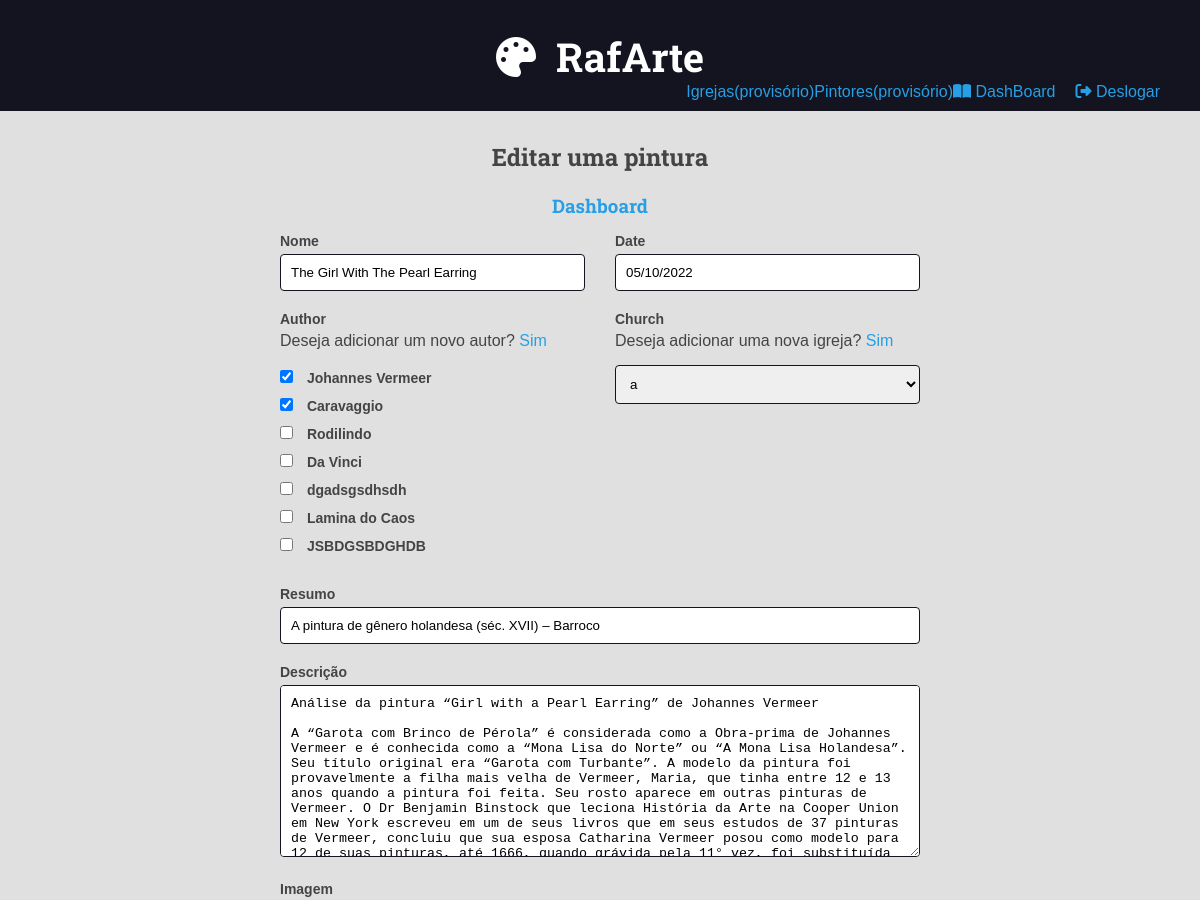
/user/painting/2/edit/ (signed in, upper part), run on an earlier commit of the app's database.
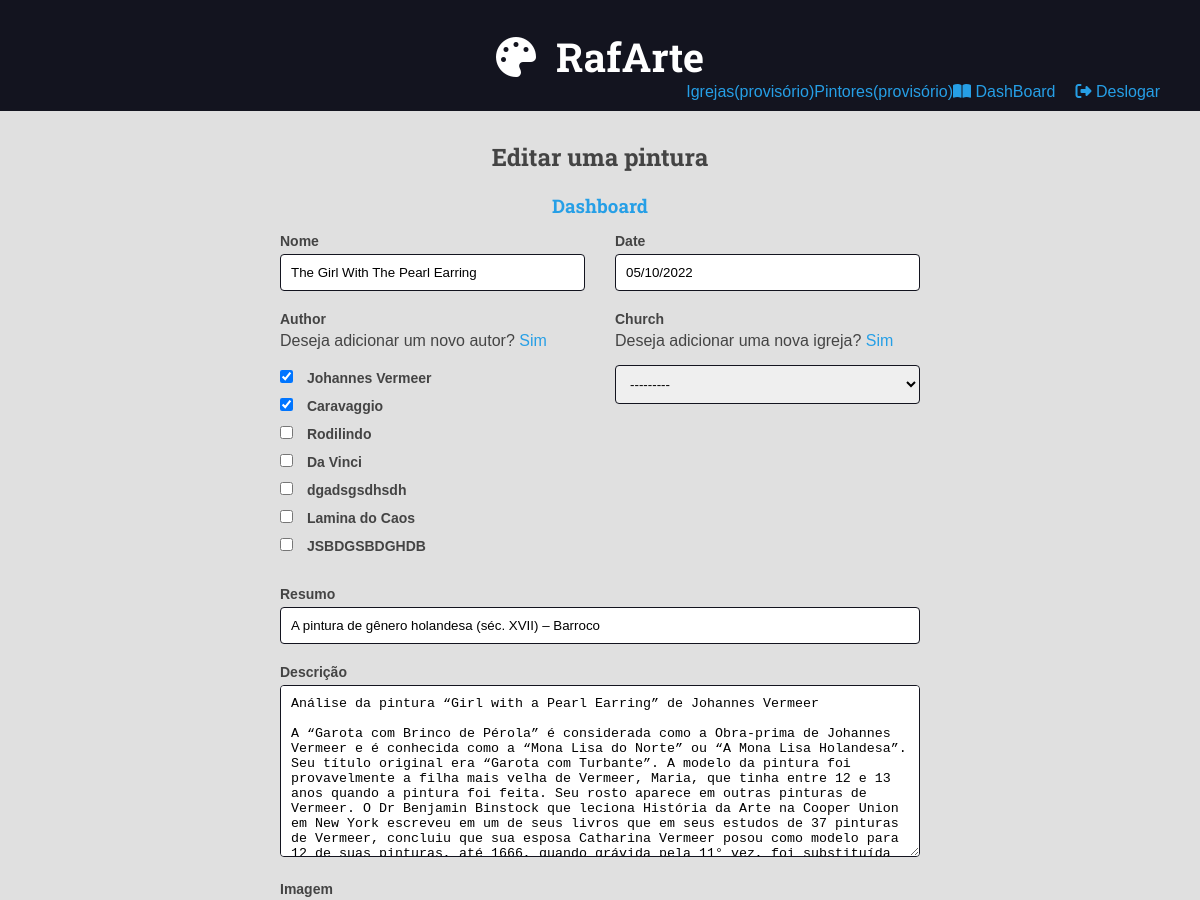
And on a later commit of the database.
### museum/models.py (models this page shows, shortened)
class Painting(models.Model):
    name = models.CharField(max_length=50)
    date = models.DateField(null=True, blank=True)
    description = models.TextField(blank=True)
    cover = models.ImageField(upload_to='museum/cover/%Y/%m/%d/')
    post_date = models.DateField(auto_now=True)
    summary = models.CharField(max_length=250)
    is_published = models.BooleanField(default=False)
    author = models.ManyToManyField(
        Author, blank=True,
        default=None
    )
    church = models.ForeignKey(
        Church, on_delete=models.SET_NULL, null=True, blank=True,
        default=None
    )
    engraving = models.ManyToManyField(
        Engraving, blank=True,
        default=None
    )
    post_author = models.ForeignKey(
        User, on_delete=models.SET_NULL, null=True
    )

### user/views.py (the view, shortened to what this page needs)
# urls.py: path('painting/<int:id>/edit/', views.painting_edit, name='painting_edit'),
@require_http_methods(['GET', 'POST'])
@login_required(login_url='user:login')
def painting_edit(request:HttpRequest, id:int)-> HttpResponse:
    try:
        user = request.user
        painting = Painting.objects.get(
            pk=id,
            is_published=False,
            post_author=user,
        )
    except ObjectDoesNotExist:
        raise Http404("Painter doesn't found in this database!")
    form = RegisterPaintingForm(
            data=request.POST or None,
            files=request.FILES or None,
            instance=painting
        )
    request.session['painting_edit_id'] = id
    return render(request, 'user/pages/dashboard_painting.html', {
        'method': 'Editar',
        'form': form,
        'search': False,
    })

### museum/models.py (called while the page is built)
    def __str__(self) -> str:
        return self.name

    def __str__(self) -> str:
        return self.name

### user/templates/user/pages/dashboard_painting.html (shortened to what this page needs)
{% extends 'templates/pages/global.html' %}
{% block content %}
    <div class="main-content center container">
        <h2>{{method}} uma pintura</h2>
        <div class="login-message">
            <h3><a href="{% url 'user:dashboard' %}">Dashboard</a></h3>
        </div>
        <div class="left">
            {% include 'templates/partials/form_painting.html' %}
        </div>
    </div>
{% endblock content %}

### website/templates/partials/form_painting.html (shortened to what this page needs)
<form class="create_painting" action="{{form_action}}" method="POST" enctype="multipart/form-data">
    <div class="form-content form-content-grid">
        {% for field in form %}
        <div class="form-group {{field.field.widget.attrs.class}}">
            <label for="{{field.id_for_label}}">{{field.label}}</label>
            {% if field.name == 'author' %}
                Deseja adicionar um novo autor?
                <a id="create_author" href="{% url 'user:painting_author_create' %} ">Sim</a>
                {{field}}
            {% elif field.name == 'church' %}
                <p class="church-select">Deseja adicionar uma nova igreja?
                <a id="create_church" href="{% url 'user:painting_church_create' %} ">Sim</a></p>
                {{field}}
            {% else %}
                {{field}}
            {% endif %}
        </div>
        {% endfor %}
    </div>
</form>

What changed in the data, as far as the page shows it:
changed Painting "The Girl With The Pearl Earring": church "a" → "---------"
